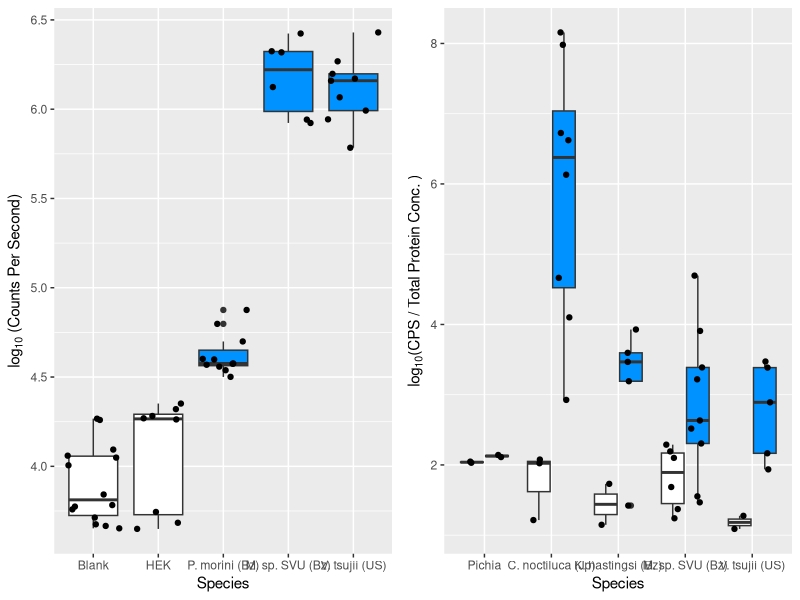

Reproduce this figure in R.
#Figure 2 - In vitro expression of exemplars supports luciferase function
library(ggplot2); library(reshape2); library(dplyr); library(tidyverse); library(gridExtra)

light_data <- read.csv("Raw Data/expression-kinetics/2019_pichia_assays.csv",header=TRUE)
light_data2 <- light_data %>% group_by(Species,type,sample,count_type,Concentration,date) %>% summarise(mean_cps = mean(cps_norm))

#Pichia yeast expression plot###
sp <- c("Pichia","CNO","KHC","SVU","VTS")
count_type <- c("before","after")
light_data2$Species <- factor(light_data2$Species,levels=sp)
light_data2$count_type <- factor(light_data2$count_type,levels=count_type)
Figure2b <- ggplot(data=light_data2, aes(x = Species, y = log10(mean_cps),fill=count_type)) + geom_boxplot() +
  geom_point(position = position_jitterdodge()) + scale_discrete_manual(aes(x=sp)) +
  xlab("Species") + ylab(expression('log'[10]*'(CPS / Total Protein Conc. )')) +
  scale_fill_manual(values = c("white","#0092ff"),name="Measures",labels=c("After + luciferin","Before")) +
  scale_x_discrete(labels=c("Pichia","C. noctiluca (Jp)","K. hastingsi (Bz)","M. sp. SVU (Bz)","V. tsujii (US)")) +
  theme(legend.position = "none")

	##############
	#Mammalian expression
mam_data <- read.csv(file="Raw Data/expression-kinetics/2014_mammalian_assays.csv", header=TRUE)
#Add column for dilution*substrate
luciferin <- mam_data$dilution*mam_data$substrate
mam_data2 <- cbind(mam_data,luciferin)
mam_data <- mam_data2

#Subset data. the Soro-luc constructs did not have proper signal peptides
	tsuluc <- grep("VtLa", mam_data$construct); tsujii <- mam_data[tsuluc,];
	pmorluc <- grep("PhM", mam_data$construct); morini <- mam_data[pmorluc,]
	svuluc <- grep("SVUluc", mam_data$construct); svu <- mam_data[svuluc,]
	blank <- grep("Blank", mam_data$construct); blankcells <- mam_data[blank,]
	hek <- grep("HEK", mam_data$construct); hekcells <- mam_data[hek,]
	mam_combine <- rbind(tsujii, morini, hekcells, blankcells, svu)
	subset(mam_combine, log(luciferin) > 6.5) -> maxluc

quartz("Figure 2", 9, 3)

Figure2a <- ggplot(data=maxluc, aes(x=construct, y=log10(light), fill=construct)) +
  scale_fill_manual(values=c("white","white","#0092ff","#0092ff","#0092ff")) + geom_boxplot() + geom_jitter() +
  xlab("Species") + ylab(expression('log'[10]*' (Counts Per Second)')) +
  scale_x_discrete(labels = c("Blank", "HEK", "P. morini (Bz)", "M. sp. SVU (Bz)", "V. tsujii (US)")) +
  theme(legend.position = "none")

grid.arrange(Figure2a, Figure2b, nrow = 1)
